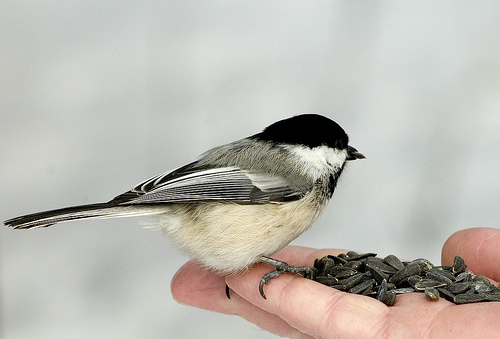
#> input picture utils/tryout/images/bird.jpg, 500 x 339 px, found by its file name
$ python noise.py
#> lines starting #> are read from the running program, lines starting #| are printed output that depends on the picture
"""
Copyright (c) 2023, Auorui.
All rights reserved.

OpenCV based noise enhancement (adding noise, fog, Gaussian, etc.)
"""
import cv2
import numpy as np


# [14 lines left out: function salt_pepper_noise, not called in this run]


def add_uniform_noise(image: np.ndarray, prob=0.05, vaule=255):
    """
    Add uniform noise to the image (used as helper for salt_pepper_noise).

    Args:
        image: Input image (numpy array)
        prob: Probability of noise pixels (default: 0.05)
        vaule: Intensity value for the noise (default: 255)

    Returns:
        Image with uniform noise added
    """
    h, w = image.shape[:2]
    noise = np.random.uniform(low=0.0, high=1.0, size=(h, w)).astype(dtype=np.float32)  # 产生高斯噪声
    mask = np.zeros(shape=(h, w), dtype=np.uint8) + vaule
    index = noise > prob
    mask = mask * (~index)
    output = image * index[:, :, np.newaxis] + mask[:, :, np.newaxis]
    output = np.clip(output, 0, 255)
    output = np.uint8(output)
    return output

# [156 lines left out: functions gaussian_noise, addfog_with_channels, addfog_with_asm, add_poisson_noise, add_rayleigh_noise, add_gamma_noise, not called in this run]

if __name__=="__main__":
    image_path = r'E:\PythonProject\pyzjrPyPi\pyzjr\utils\tryout\images\bird.jpg'
    image = cv2.imread(image_path)
#> image is the input picture: shape (339, 500, 3); mean B, G, R 177, 184.2, 187.3
    print(image.shape)
#| (339, 500, 3)
    # process_img = salt_pepper_noise(image)
    # process_img = gaussian_noise(image)
    process_img = add_uniform_noise(image)
#> in add_uniform_noise, `output = image * index[:, :, np.newaxis] + mask[:, :, np.newaxis]`:
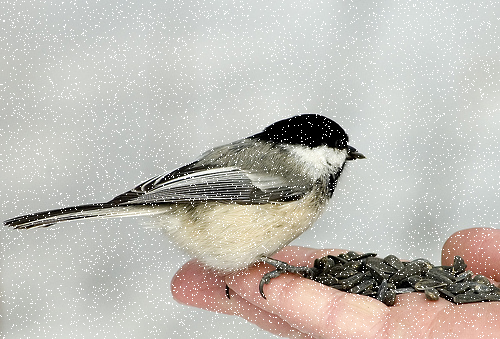
#> output: shape (339, 500, 3); mean B, G, R 180.8, 187.7, 190.7
    # [5 lines of commented-out code are left out]
    process_img = np.hstack([process_img, image])
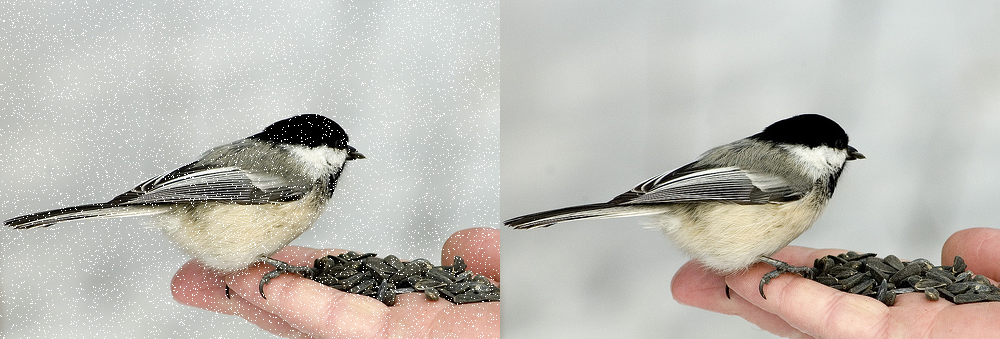
#> process_img: shape (339, 1000, 3); mean B, G, R 178.9, 185.9, 189

    print(process_img.shape)
#| (339, 1000, 3)
    cv2.imshow("img", process_img)
    cv2.waitKey(0)

$ run again, with utils/tryout/images/cat.png saved as utils/tryout/images/bird.jpg
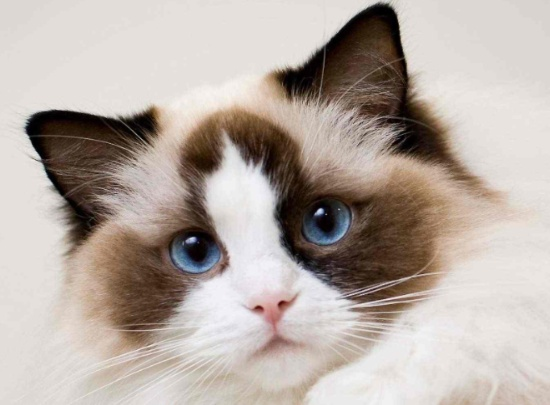
#> input picture utils/tryout/images/cat.png, 550 x 405 px, found by its file name
#> image is the input picture: shape (405, 550, 3); mean B, G, R 164.4, 171.7, 182.6
#| (405, 550, 3)
#> in add_uniform_noise, `output = image * index[:, :, np.newaxis] + mask[:, :, np.newaxis]`:
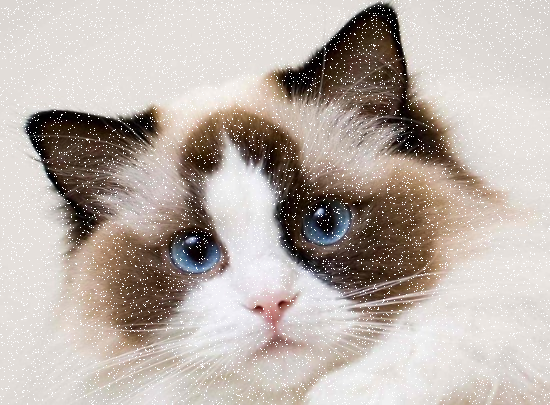
#> output: shape (405, 550, 3); mean B, G, R 168.9, 175.9, 186.3
#> `process_img = np.hstack([process_img, image])`:
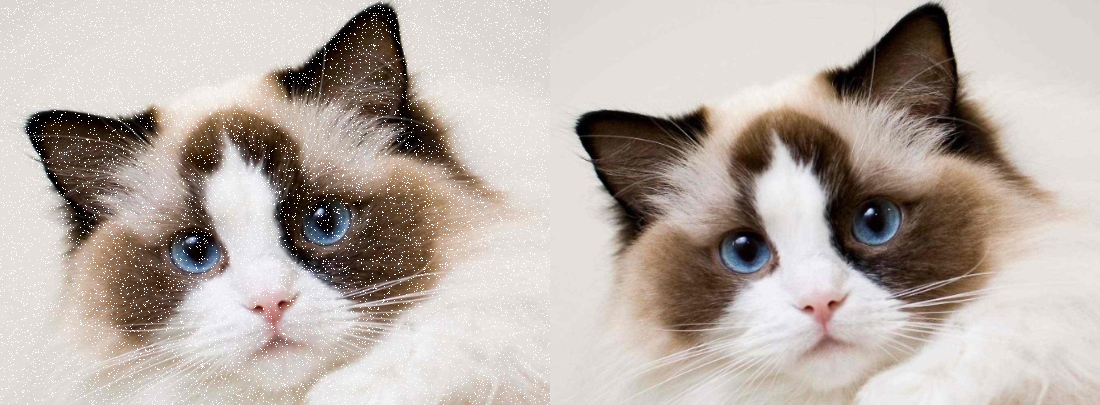
#> process_img: shape (405, 1100, 3); mean B, G, R 166.7, 173.8, 184.4
#| (405, 1100, 3)

$ run again, with utils/tryout/images/dog.png saved as utils/tryout/images/bird.jpg
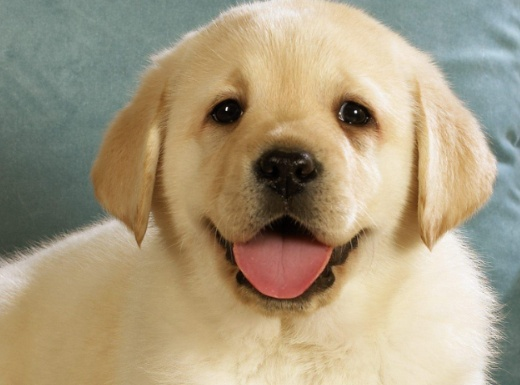
#> input picture utils/tryout/images/dog.png, 520 x 385 px, found by its file name
#> image is the input picture: shape (385, 520, 3); mean B, G, R 127.8, 155.2, 168.5
#| (385, 520, 3)
#> in add_uniform_noise, `output = image * index[:, :, np.newaxis] + mask[:, :, np.newaxis]`:
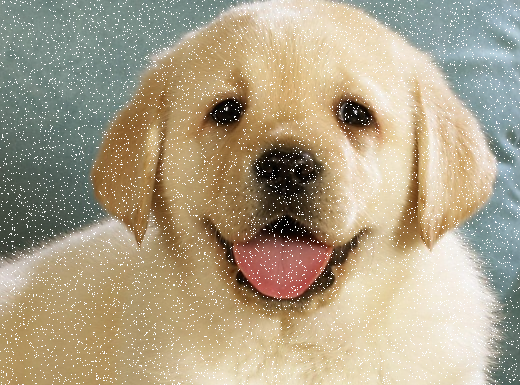
#> output: shape (385, 520, 3); mean B, G, R 134.1, 160.2, 172.8
#> `process_img = np.hstack([process_img, image])`:
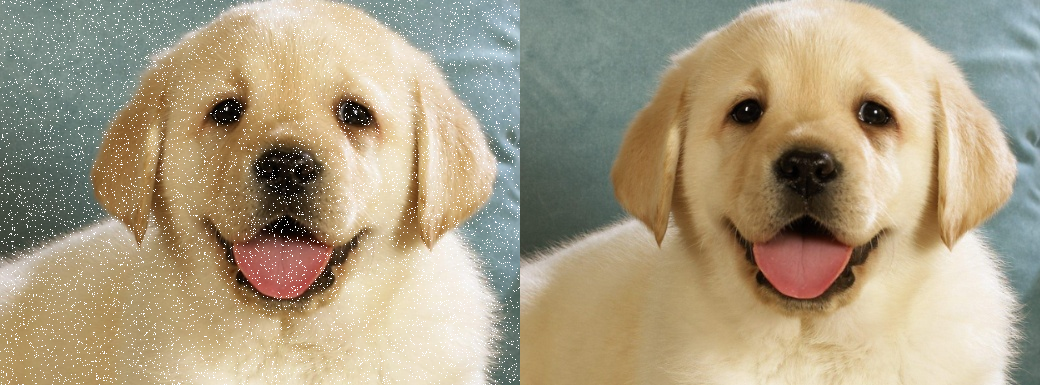
#> process_img: shape (385, 1040, 3); mean B, G, R 131, 157.7, 170.7
#| (385, 1040, 3)
